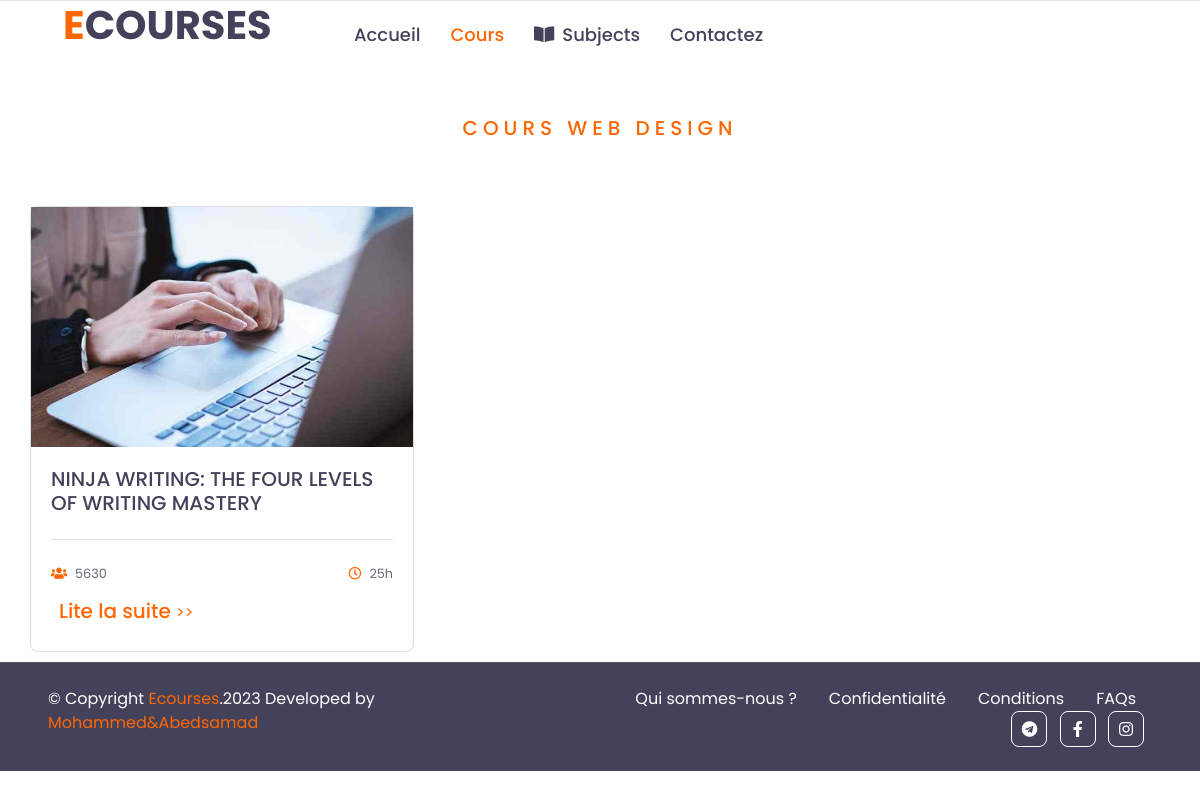
Page /content.php on the committed database.
### tables this page shows
CREATE TABLE `courses` (
  `id` int(11) NOT NULL,
  `title` varchar(100) DEFAULT NULL,
  `cat` varchar(110) NOT NULL,
  `image` varchar(50) NOT NULL,
  `time` varchar(100) DEFAULT NULL,
  `date` varchar(100) DEFAULT NULL,
  `description` longtext DEFAULT NULL,
  `publisher` varchar(200) DEFAULT NULL,
  `url` varchar(500) DEFAULT NULL,
  `statics` varchar(500) DEFAULT NULL,
  `bref` varchar(4000) NOT NULL,
  `Prerequis` longtext NOT NULL,
  `qui` varchar(4000) NOT NULL,
  `srcvedio` varchar(5000) NOT NULL
);

### content.php (the view, shortened to what this page needs)
<!DOCTYPE html>
<html lang="en">
<head>
    <link href="https://cdnjs.cloudflare.com/ajax/libs/font-awesome/5.10.0/css/all.min.css" rel="stylesheet">
    <link href="assest/lib/owlcarousel/assets/owl.carousel.min.css" rel="stylesheet">
    <link href="assest/css/style.css" rel="stylesheet">
</head>
<body>
    <div class="container-fluid">
        <div class="row border-top px-xl-5">
            <div class="col-lg-3 d-none d-lg-block">
             <a href="homelog.php" class="text-decoration-none">
                    <h1 class="m-0"><span class="text-primary">E</span>COURSES</h1>
                </a>
            </div>
            <div class="col-lg-9">
                <nav class="navbar navbar-expand-lg bg-light navbar-light py-3 py-lg-0 px-0">
                    <div class="collapse navbar-collapse justify-content-between" id="navbarCollapse">
                        <div class="navbar-nav py-0">
                        <a href="homelog.php" class="nav-item nav-link ">Accueil</a>
                            <a href="course.php" class="nav-item nav-link active">Cours</a>
                            <div class="collapse navbar-collapse" id="navbarScroll">
                            <ul class="navbar-nav me-auto my-2 my-lg-0 navbar-nav-scroll" style="--bs-scroll-height: 100px;">
                                <li class="nav-item dropdown ">
                                <a href="#" class="nav-link " data-toggle="dropdown">
                                             <i class="fa fa-book-open mr-2"></i>Subjects
                                    </a>
                                </li>
                            </ul>
                        </div>
                                <a href="contact.php" class="nav-link nav-link">Contactez</a>
                        </div>
</div>
                    </div>
            </div>
        </div>
    <div class="container mx-auto  ">
            <div class="text-center mb-5">
                <h5 class="text-primary text-uppercase m-5" style="letter-spacing: 5px;"> Cours Web Design</h5>
            </div>
            <?php
            $con = conect();
            $sql = 'SELECT * FROM courses  WHERE cat = "writing" ';
            $tab = $con->query($sql)->fetchAll(PDO::FETCH_ASSOC);
            foreach ($tab  as $row) {
            ?>
                <form action="" method="post" style="display:grid;
                                grid-row:1 ;
                                grid-template-columns: repeat(auto-fill,minmax(330px, 1fr));
                                gap:52px;
                                margin-bottom:10px;">
                    <div class="card  rounded  row gy-2" class="col-md-4" style="width: 24rem; margin-top:18px; ">
                        <a href="../details.php?id=<?= $row['id'] ?>" onclick="document.getElementById('id01').style.display='block'"> <img class=" img-fluid" style="width: 100%; height: 20vw; object-fit: cover;" src="image/<?= $row['image'] ?>" alt="" style=""> </a>
                        <div class="card-body">
                                <a href="details.php?id=<?= $row['id'] ?>">
                                    <h5 class="card-text fs-7 text-dark mb-2 "><?= $row['title'] ?></h5>
                                </a>
                                <div class="border-top mt-4 pt-4">
                                <div class="d-flex justify-content-between mb-3">
                                <small class="m-0"><i class="fa fa-users text-primary mr-2"></i><?= $row['statics'] ?></small>
                                <small class="m-0"><i class="far fa-clock text-primary mr-2"></i><?= $row['time'] ?></small>
                            </div>
                            </div>
                                <h5 class=" m-2 "><a href="../details.php?id=<?= $row['id'] ?>" > Lite la suite <small>>></small></a></h5>
                        </div>
                    </div>
                <?php
            }
                ?>
                </form>
        </div>
     <div class="container-fluid bg-dark text-white border-top py-4 px-sm-3 px-md-5" style="border-color: rgba(256, 256, 256, .1) !important;">
        <div class="row">
            <div class="col-lg-6 text-center text-md-left mb-3 mb-md-0">
                <p class="m-0 text-white">&copy; Copyright  <a href="#"> Ecourses</a>.2023 Developed by <span  class="text-primary">Mohammed&Abedsamad</span></a></a>
                </p>
            </div>
            <div class="col-lg-6 text-center text-md-right">
                <ul class="nav d-inline-flex">
                    <li class="nav-item">
                        <a class="nav-link text-white py-0" href="./about.php">Qui sommes-nous ?</a>
                    </li>
                    <li class="nav-item">
                        <a class="nav-link text-white py-0" href="#">Confidentialité</a>
                    </li>
                    <li class="nav-item">
                        <a class="nav-link text-white py-0" href="#">Conditions</a>
                    </li>
                    <li class="nav-item">
                        <a class="nav-link text-white py-0" href="#">FAQs</a>
                    </li>
                </ul>
                            <a class="btn btn-outline-light btn-square mr-2" href="#"><i class="fab fa-telegram"></i></a>
                            <a class="btn btn-outline-light btn-square mr-2" href="#"><i class="fab fa-facebook-f"></i></a>
                            <a class="btn btn-outline-light btn-square mr-2" href="#"><i class="fab fa-instagram"></i></a>
            </div>
        </div>
    </div>
</body>
</html>

### rows in the picture
courses: image (picture), title "NINJA WRITING: THE FOUR LEVELS OF WRITING MASTERY", statics "5630", time "25h"
